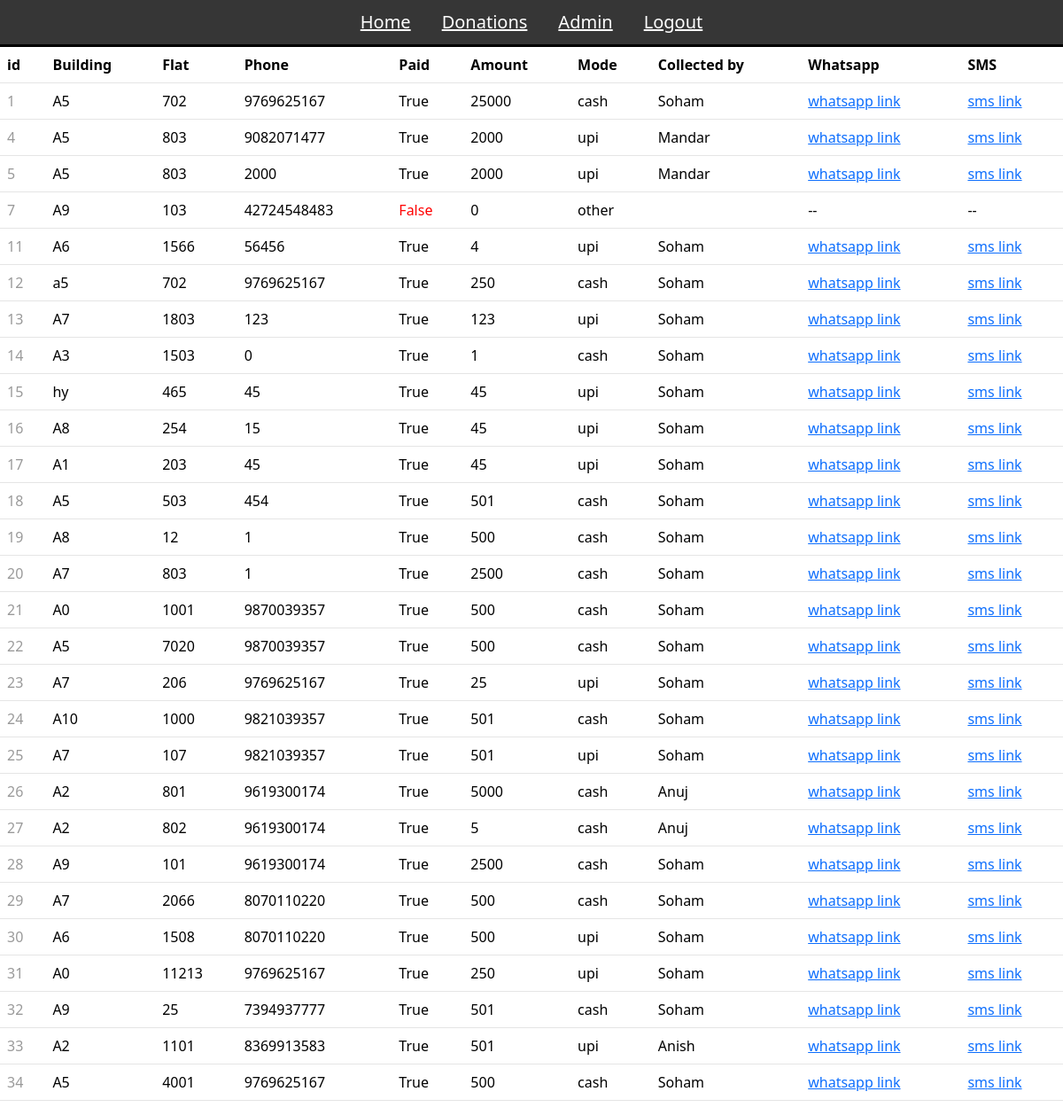
The app's page /donations/ (signed in), older data.
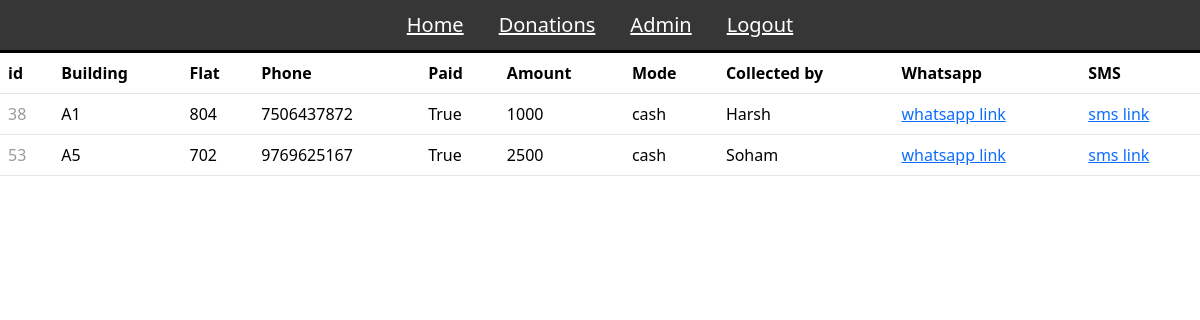
The same page, newer data.
### donations/models.py (models this page shows, shortened)
class Donation(models.Model):
    building = models.CharField(max_length=2)
    flat_number = models.IntegerField()
    phone_number = models.IntegerField()
    amount_paid = models.BooleanField(default=False)
    amount = models.IntegerField(default=0)
    mode = models.CharField(max_length=20)
    committee_member = models.ForeignKey(User, on_delete=models.SET_NULL, null=True)
    receipt_token = models.CharField(max_length=32, unique=True, blank=True)

### donations/views.py (the view)
# urls.py: path('donations/', views.donations_view, name='donations'),
@login_required
def donations_view(request):
    donations = Donation.objects.all()
    return render(request, 'donations/donations.html', {'donations': donations})

### donations/templates/donations/donations.html (shortened to what this page needs)
<!DOCTYPE html>
<html>
<head>
    <link rel="stylesheet" type="text/css" href="https://cdn.datatables.net/1.11.5/css/jquery.dataTables.css">
</head>
<body>
    {% include 'donations/navigation.html' %}
    <table id="donationsTable" class="table" style="border-color: rgba(0, 0, 0, 0.1); width: 100%;">
        <thead>
            <tr>
                <th>id</th>
                <th>Building</th>
                <th>Flat</th>
		<th>Phone</th>
                <th>Paid</th>
                <th>Amount</th>
                <th>Mode</th>
                <th>Collected by</th>
		<th>Whatsapp</th>
		<th>SMS</th>
            </tr>
        </thead>
        <tbody>
            {% for donation in donations %}
                <tr>
                    <td style="color: rgba(0, 0, 0, 0.4);">{{ donation.id }}</td>
                    <td>{{ donation.building }}</td>
                    <td>{{ donation.flat_number }}</td>
		    <td>{{ donation.phone_number }}</td>
                    {% if donation.amount_paid %}
                        <td>{{ donation.amount_paid }}</td>
                    {% else %}
                        <td style="color: red;">{{ donation.amount_paid }}</td>
                    {% endif %}
                    <td>{{ donation.amount }}</td>
                    <td>{{ donation.mode }}</td>
                    <td>{{ donation.committee_member.username }}</td>
		    {% if donation.amount_paid %}
		    	<td><a href="https://api.whatsapp.com/send?phone={{ donation.phone_number }}&text=https://www.vikasyouthmandal.co.in/receipt/{{ donation.receipt_token }}">whatsapp link</a></td>
		    	<td><a href="sms:{{ donation.phone_number }}?body=https://www.vikasyouthmandal.co.in/receipt/{{ donation.receipt_token }}">sms link</a></td>
                    {% else %}
			<td>--</td>
			<td>--</td>
		    {% endif %}
		</tr>
            {% endfor %}
        </tbody>
    </table>
</body>
</html>

Row changes from the older to the newer data that the page shows:
removed Donation: id "1", building "A5", flat_number "702", phone_number "9769625167", amount_paid "True", amount "25000", mode "cash", committee_member.username "Soham"
removed Donation: id "4", building "A5", flat_number "803", phone_number "9082071477", amount_paid "True", amount "2000", mode "upi", committee_member.username "Mandar"
removed Donation: id "5", building "A5", flat_number "803", phone_number "2000", amount_paid "True", amount "2000", mode "upi", committee_member.username "Mandar"
removed Donation: id "7", building "A9", flat_number "103", phone_number "42724548483", amount_paid "False", amount "0", mode "other"
removed Donation: id "11", building "A6", flat_number "1566", phone_number "56456", amount_paid "True", amount "4", mode "upi", committee_member.username "Soham"
removed Donation: id "12", building "a5", flat_number "702", phone_number "9769625167", amount_paid "True", amount "250", mode "cash", committee_member.username "Soham"
removed Donation: id "13", building "A7", flat_number "1803", phone_number "123", amount_paid "True", amount "123", mode "upi", committee_member.username "Soham"
removed Donation: id "14", building "A3", flat_number "1503", phone_number "0", amount_paid "True", amount "1", mode "cash", committee_member.username "Soham"
removed Donation: id "15", building "hy", flat_number "465", phone_number "45", amount_paid "True", amount "45", mode "upi", committee_member.username "Soham"
removed Donation: id "16", building "A8", flat_number "254", phone_number "15", amount_paid "True", amount "45", mode "upi", committee_member.username "Soham"
removed Donation: id "17", building "A1", flat_number "203", phone_number "45", amount_paid "True", amount "45", mode "upi", committee_member.username "Soham"
removed Donation: id "18", building "A5", flat_number "503", phone_number "454", amount_paid "True", amount "501", mode "cash", committee_member.username "Soham"
removed Donation: id "19", building "A8", flat_number "12", phone_number "1", amount_paid "True", amount "500", mode "cash", committee_member.username "Soham"
removed Donation: id "20", building "A7", flat_number "803", phone_number "1", amount_paid "True", amount "2500", mode "cash", committee_member.username "Soham"
removed Donation: id "21", building "A0", flat_number "1001", phone_number "9870039357", amount_paid "True", amount "500", mode "cash", committee_member.username "Soham"
removed Donation: id "22", building "A5", flat_number "7020", phone_number "9870039357", amount_paid "True", amount "500", mode "cash", committee_member.username "Soham"
removed Donation: id "23", building "A7", flat_number "206", phone_number "9769625167", amount_paid "True", amount "25", mode "upi", committee_member.username "Soham"
removed Donation: id "24", building "A10", flat_number "1000", phone_number "9821039357", amount_paid "True", amount "501", mode "cash", committee_member.username "Soham"
removed Donation: id "25", building "A7", flat_number "107", phone_number "9821039357", amount_paid "True", amount "501", mode "upi", committee_member.username "Soham"
removed Donation: id "26", building "A2", flat_number "801", phone_number "9619300174", amount_paid "True", amount "5000", mode "cash", committee_member.username "Anuj"
removed Donation: id "27", building "A2", flat_number "802", phone_number "9619300174", amount_paid "True", amount "5", mode "cash", committee_member.username "Anuj"
removed Donation: id "28", building "A9", flat_number "101", phone_number "9619300174", amount_paid "True", amount "2500", mode "cash", committee_member.username "Soham"
removed Donation: id "29", building "A7", flat_number "2066", phone_number "8070110220", amount_paid "True", amount "500", mode "cash", committee_member.username "Soham"
removed Donation: id "30", building "A6", flat_number "1508", phone_number "8070110220", amount_paid "True", amount "500", mode "upi", committee_member.username "Soham"
removed Donation: id "31", building "A0", flat_number "11213", phone_number "9769625167", amount_paid "True", amount "250", mode "upi", committee_member.username "Soham"
removed Donation: id "32", building "A9", flat_number "25", phone_number "7394937777", amount_paid "True", amount "501", mode "cash", committee_member.username "Soham"
removed Donation: id "33", building "A2", flat_number "1101", phone_number "8369913583", amount_paid "True", amount "501", mode "upi", committee_member.username "Anish"
removed Donation: id "34", building "A5", flat_number "4001", phone_number "9769625167", amount_paid "True", amount "500", mode "cash", committee_member.username "Soham"
added Donation: id "38", building "A1", flat_number "804", phone_number "7506437872", amount_paid "True", amount "1000", mode "cash", committee_member.username "Harsh"
added Donation: id "53", building "A5", flat_number "702", phone_number "9769625167", amount_paid "True", amount "2500", mode "cash", committee_member.username "Soham"
